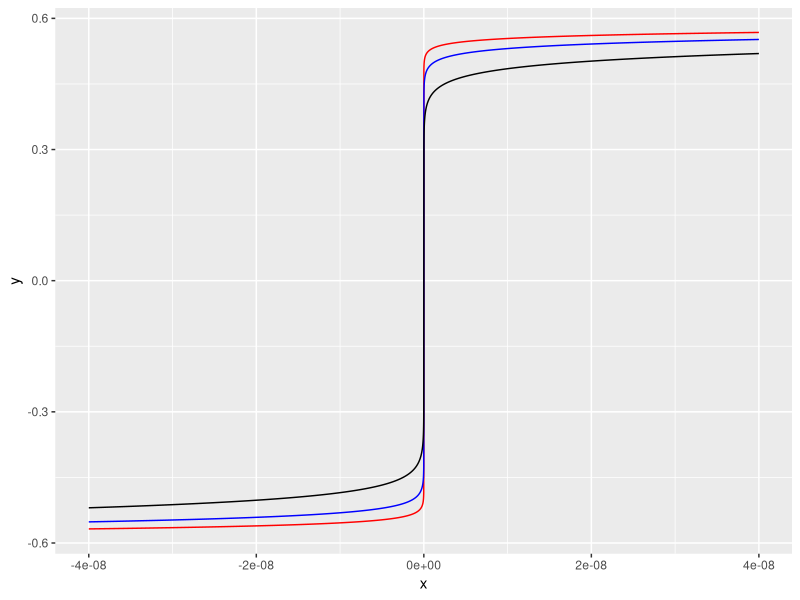
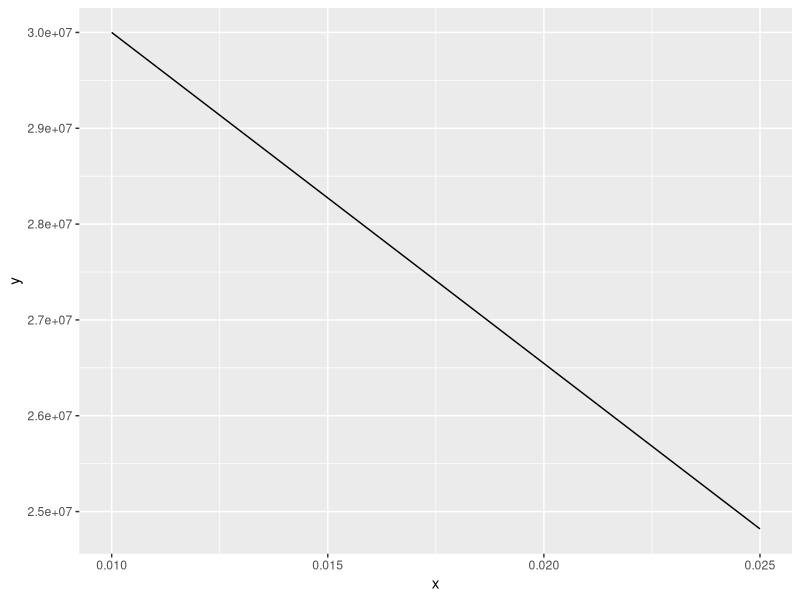

Recreate these plots in R, in order.
#!/usr/bin/env Rscript

require(ggplot2)

fun <- function(V, a) {
    return(a * asinh(V/(2.0 * 1e-6) * exp((0.6 + 0.015 * log(1.0e-6 * 8000 / 0.008))/a)))
}

fun1 <- function(V) {
    return(fun(V, 0.010))
}

fun2 <- function(V) {
    return(fun(V, 0.015))
}

fun3 <- function(V) {
    return(fun(V, 0.025))
}

p <- ggplot(data.frame(x=0), aes(x=x)) +
        stat_function(fun = fun1, colour='red', n=10001) +
        stat_function(fun = fun2, colour='blue', n=10001) +
        stat_function(fun = fun3, n=10001) +
        xlim(-4e-8, 4e-8)

ggsave('F.pdf', p, device=cairo_pdf)

tau0 <- function(a) {
    e <- exp((0.6 + 0.010 * log(1e-6 / 1e-9)) / a);
    return (50e6 * a * asinh((1e-9 / (2.0 * 1e-6)) * e) + 2670*3464/2 * 1e-9)
}

p <- ggplot(data.frame(x=0), aes(x=x)) +
        stat_function(fun = tau0, n=10001) +
        xlim(0.010, 0.025)

ggsave('tau0.pdf', p, device=cairo_pdf)


